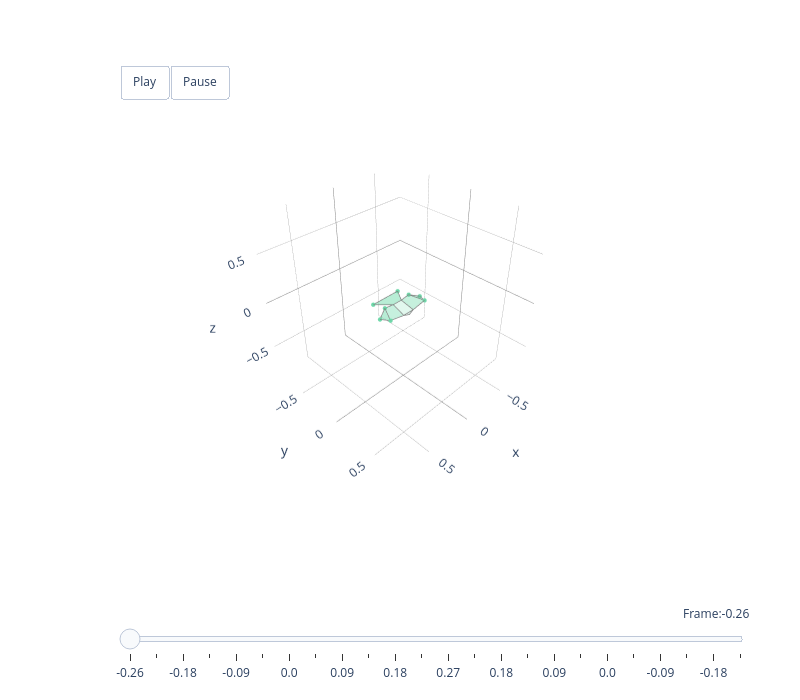
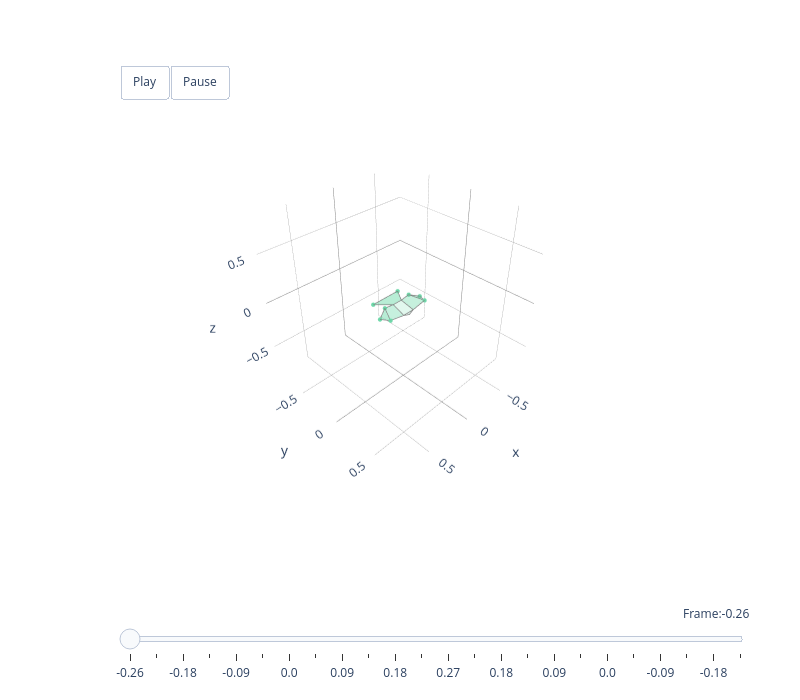

Notebook code cell kept with these figures, in order:
### Markdown cell above
### Mode 2 — Wing Spreading (~25% variance)

The second mode captures wing extension and retraction — the transition between spread and tucked postures. Together with Mode 1, these two modes account for ~92% of variance.

### Code cell
animate_mode(2, hawk3d, principal_components, scores, mu, colour_list,
             sign_fn=apply_sign_conventions)

### Figure 1 — Plotly figure (JSON) as saved in the notebook; plotly's stock layout.template omitted (floating-point values rounded to 4 significant figures)
{"data": [{"color": "#6ED8A9", "hoverinfo": "none", "opacity": 0.5, "type": "mesh3d", "x": [-0.2513, -0.2146, -0.1496], "y": [-0.04021, 0.05376, -0.0843], "z": [-0.04089, -0.02237, 0.004601]}, {"hoverinfo": "name", "line": {"color": "grey", "width": 1.5}, "mode": "lines", "name": "left_handwing #6ED8A9", "type": "scatter3d", "x": [-0.2513, -0.2146, -0.1496, -0.2513], "y": [-0.04021, 0.05376, -0.0843, -0.04021], "z": [-0.04089, -0.02237, 0.004601, -0.04089]}, {"color": "#6ED8A9", "hoverinfo": "none", "opacity": 0.5, "type": "mesh3d", "x": [0.2513, 0.2146, 0.1496], "y": [-0.04021, 0.05376, -0.0843], "z": [-0.04089, -0.02237, 0.004601]}, {"hoverinfo": "name", "line": {"color": "grey", "width": 1.5}, "mode": "lines", "name": "right_handwing #6ED8A9", "type": "scatter3d", "x": [0.2513, 0.2146, 0.1496, 0.2513], "y": [-0.04021, 0.05376, -0.0843, -0.04021], "z": [-0.04089, -0.02237, 0.004601, -0.04089]}, {"color": "#6ED8A9", "hoverinfo": "none", "opacity": 0.4, "type": "mesh3d", "x": [-0.2146, -0.1496, -0.05, -0.06], "y": [0.05376, -0.0843, -0.08, 0.06], "z": [-0.02237, 0.004601, -0.005, -0.045]}, {"hoverinfo": "name", "line": {"color": "grey", "width": 1.5}, "mode": "lines", "name": "left_armwing #6ED8A9", "type": "scatter3d", "x": [-0.2146, -0.1496, -0.05, -0.06, -0.2146], "y": [0.05376, -0.0843, -0.08, 0.06, 0.05376], "z": [-0.02237, 0.004601, -0.005, -0.045, -0.02237]}, {"color": "#6ED8A9", "hoverinfo": "none", "opacity": 0.4, "type": "mesh3d", "x": [0.2146, 0.1496, 0.05, 0.06], "y": [0.05376, -0.0843, -0.08, 0.06], "z": [-0.02237, 0.004601, -0.005, -0.045]}, {"hoverinfo": "name", "line": {"color": "grey", "width": 1.5}, "mode": "lines", "name": "right_armwing #6ED8A9", "type": "scatter3d", "x": [0.2146, 0.1496, 0.05, 0.06, 0.2146], "y": [0.05376, -0.0843, -0.08, 0.06, 0.05376], "z": [-0.02237, 0.004601, -0.005, -0.045, -0.02237]}, {"color": "#6ED8A9", "hoverinfo": "none", "opacity": 0.2, "type": "mesh3d", "x": [0.06, -0.06, -0.05, 0.05], "y": [0.06, 0.06, -0.08, -0.08], "z": [-0.045, -0.045, -0.005, -0.005]}, {"hoverinfo": "name", "line": {"color": "grey", "width": 1.5}, "mode": "lines", "name": "body #6ED8A9", "type": "scatter3d", "x": [0.06, -0.06, -0.05, 0.05, 0.06], "y": [0.06, 0.06, -0.08, -0.08, 0.06], "z": [-0.045, -0.045, -0.005, -0.005, -0.045]}, {"color": "#6ED8A9", "hoverinfo": "none", "opacity": 0.2, "type": "mesh3d", "x": [0.06, 3.743e-05, -0.06], "y": [0.06, 0.0705, 0.06], "z": [-0.045, -0.0617, -0.045]}, {"hoverinfo": "name", "line": {"color": "grey", "width": 1.5}, "mode": "lines", "name": "head #6ED8A9", "type": "scatter3d", "x": [0.06, 3.743e-05, -0.06, 0.06], "y": [0.06, 0.0705, 0.06, 0.06], "z": [-0.045, -0.0617, -0.045, -0.045]}, {"color": "#6ED8A9", "hoverinfo": "none", "opacity": 0.5, "type": "mesh3d", "x": [0.1538, -0.1538, -0.05, 0.05], "y": [-0.2323, -0.2323, -0.08, -0.08], "z": [-0.02934, -0.02934, -0.005, -0.005]}, {"hoverinfo": "name", "line": {"color": "grey", "width": 1.5}, "mode": "lines", "name": "tail #6ED8A9", "type": "scatter3d", "x": [0.1538, -0.1538, -0.05, 0.05, 0.1538], "y": [-0.2323, -0.2323, -0.08, -0.08, -0.2323], "z": [-0.02934, -0.02934, -0.005, -0.005, -0.02934]}, {"hoverinfo": "none", "marker": {"color": "#6ED8A9", "opacity": 1, "size": 2.5}, "mode": "markers", "type": "scatter3d", "x": [-0.2513, 0.2513, -0.2146, 0.2146, -0.1496, 0.1496, -0.1538, 0.1538], "y": [-0.04021, -0.04021, 0.05376, 0.05376, -0.0843, -0.0843, -0.2323, -0.2323], "z": [-0.04089, -0.04089, -0.02237, -0.02237, 0.004601, 0.004601, -0.02934, -0.02934]}], "layout": {"height": 700, "margin": {"b": 100, "l": 50, "r": 50, "t": 100}, "scene": {"aspectmode": "cube", "aspectratio": {"x": 1, "y": 1, "z": 1}, "camera": {"eye": {"x": 1.5, "y": 1.5, "z": 1.5}, "up": {"x": 0, "y": 0, "z": 1}}, "domain": {"x": [0, 1], "y": [0.1, 1]}, "xaxis": {"backgroundcolor": "white", "dtick": 0.5, "gridcolor": "grey", "gridwidth": 0.5, "range": [-0.842, 0.842], "showbackground": true, "tick0": 0, "zerolinecolor": "grey"}, "yaxis": {"backgroundcolor": "white", "dtick": 0.5, "gridcolor": "grey", "gridwidth": 0.5, "range": [-0.8882, 0.7958], "showbackground": true, "tick0": 0, "zerolinecolor": "grey"}, "zaxis": {"backgroundcolor": "white", "dtick": 0.5, "gridcolor": "grey", "gridwidth": 0.5, "range": [-0.842, 0.842], "showbackground": true, "tick0": 0, "zerolinecolor": "grey"}}, "showlegend": false, "sliders": [{"active": 0, "currentvalue": {"font": {"size": 12}, "prefix": "Frame:", "visible": true, "xanchor": "right"}, "len": 0.9, "pad": {"b": 10, "t": 50}, "steps": [{"args": [[0], {"frame": {"duration": 300, "redraw": true}, "mode": "immediate", "transition": {"duration": 300}}], "label": "-0.26", "method": "animate"}, {"args": [[1], {"frame": {"duration": 300, "redraw": true}, "mode": "immediate", "transition": {"duration": 300}}], "label": "-0.22", "method": "animate"}, {"args": [[2], {"frame": {"duration": 300, "redraw": true}, "mode": "immediate", "transition": {"duration": 300}}], "label": "-0.18", "method": "animate"}, {"args": [[3], {"frame": {"duration": 300, "redraw": true}, "mode": "immediate", "transition": {"duration": 300}}], "label": "-0.13", "method": "animate"}, {"args": [[4], {"frame": {"duration": 300, "redraw": true}, "mode": "immediate", "transition": {"duration": 300}}], "label": "-0.09", "method": "animate"}, {"args": [[5], {"frame": {"duration": 300, "redraw": true}, "mode": "immediate", "transition": {"duration": 300}}], "label": "-0.04", "method": "animate"}, {"args": [[6], {"frame": {"duration": 300, "redraw": true}, "mode": "immediate", "transition": {"duration": 300}}], "label": "0.0", "method": "animate"}, {"args": [[7], {"frame": {"duration": 300, "redraw": true}, "mode": "immediate", "transition": {"duration": 300}}], "label": "0.05", "method": "animate"}, {"args": [[8], {"frame": {"duration": 300, "redraw": true}, "mode": "immediate", "transition": {"duration": 300}}], "label": "0.09", "method": "animate"}, {"args": [[9], {"frame": {"duration": 300, "redraw": true}, "mode": "immediate", "transition": {"duration": 300}}], "label": "0.13", "method": "animate"}, {"args": [[10], {"frame": {"duration": 300, "redraw": true}, "mode": "immediate", "transition": {"duration": 300}}], "label": "0.18", "method": "animate"}, {"args": [[11], {"frame": {"duration": 300, "redraw": true}, "mode": "immediate", "transition": {"duration": 300}}], "label": "0.22", "method": "animate"}, {"args": [[12], {"frame": {"duration": 300, "redraw": true}, "mode": "immediate", "transition": {"duration": 300}}], "label": "0.27", "method": "animate"}, {"args": [[13], {"frame": {"duration": 300, "redraw": true}, "mode": "immediate", "transition": {"duration": 300}}], "label": "0.22", "method": "animate"}, {"args": [[14], {"frame": {"duration": 300, "redraw": true}, "mode": "immediate", "transition": {"duration": 300}}], "label": "0.18", "method": "animate"}, {"args": [[15], {"frame": {"duration": 300, "redraw": true}, "mode": "immediate", "transition": {"duration": 300}}], "label": "0.13", "method": "animate"}, {"args": [[16], {"frame": {"duration": 300, "redraw": true}, "mode": "immediate", "transition": {"duration": 300}}], "label": "0.09", "method": "animate"}, {"args": [[17], {"frame": {"duration": 300, "redraw": true}, "mode": "immediate", "transition": {"duration": 300}}], "label": "0.05", "method": "animate"}, {"args": [[18], {"frame": {"duration": 300, "redraw": true}, "mode": "immediate", "transition": {"duration": 300}}], "label": "0.0", "method": "animate"}, {"args": [[19], {"frame": {"duration": 300, "redraw": true}, "mode": "immediate", "transition": {"duration": 300}}], "label": "-0.04", "method": "animate"}, {"args": [[20], {"frame": {"duration": 300, "redraw": true}, "mode": "immediate", "transition": {"duration": 300}}], "label": "-0.09", "method": "animate"}, {"args": [[21], {"frame": {"duration": 300, "redraw": true}, "mode": "immediate", "transition": {"duration": 300}}], "label": "-0.13", "method": "animate"}, {"args": [[22], {"frame": {"duration": 300, "redraw": true}, "mode": "immediate", "transition": {"duration": 300}}], "label": "-0.18", "method": "animate"}, {"args": [[23], {"frame": {"duration": 300, "redraw": true}, "mode": "immediate", "transition": {"duration": 300}}], "label": "-0.22", "method": "animate"}], "transition": {"duration": 300, "easing": "cubic-in-out"}, "x": 0.1, "xanchor": "left", "y": 0, "yanchor": "top"}], "updatemenus": [{"buttons": [{"args": [null, {"frame": {"duration": 100, "redraw": true}, "mode": "immediate"}], "label": "Play", "method": "animate"}, {"args": [[null], {"frame": {"duration": 0, "redraw": true}, "mode": "immediate"}], "label": "Pause", "method": "animate"}], "direction": "left", "pad": {"r": 10, "t": 10}, "showactive": false, "type": "buttons", "x": 0.1, "xanchor": "left", "y": 1.1, "yanchor": "top"}], "width": 800}}

### Figure 2 — Plotly figure (JSON) as saved in the notebook; plotly's stock layout.template omitted (floating-point values rounded to 4 significant figures)
{"data": [{"color": "#6ED8A9", "hoverinfo": "none", "opacity": 0.5, "type": "mesh3d", "x": [-0.2513, -0.2146, -0.1496], "y": [-0.04021, 0.05376, -0.0843], "z": [-0.04089, -0.02237, 0.004601]}, {"hoverinfo": "name", "line": {"color": "grey", "width": 1.5}, "mode": "lines", "name": "left_handwing #6ED8A9", "type": "scatter3d", "x": [-0.2513, -0.2146, -0.1496, -0.2513], "y": [-0.04021, 0.05376, -0.0843, -0.04021], "z": [-0.04089, -0.02237, 0.004601, -0.04089]}, {"color": "#6ED8A9", "hoverinfo": "none", "opacity": 0.5, "type": "mesh3d", "x": [0.2513, 0.2146, 0.1496], "y": [-0.04021, 0.05376, -0.0843], "z": [-0.04089, -0.02237, 0.004601]}, {"hoverinfo": "name", "line": {"color": "grey", "width": 1.5}, "mode": "lines", "name": "right_handwing #6ED8A9", "type": "scatter3d", "x": [0.2513, 0.2146, 0.1496, 0.2513], "y": [-0.04021, 0.05376, -0.0843, -0.04021], "z": [-0.04089, -0.02237, 0.004601, -0.04089]}, {"color": "#6ED8A9", "hoverinfo": "none", "opacity": 0.4, "type": "mesh3d", "x": [-0.2146, -0.1496, -0.05, -0.06], "y": [0.05376, -0.0843, -0.08, 0.06], "z": [-0.02237, 0.004601, -0.005, -0.045]}, {"hoverinfo": "name", "line": {"color": "grey", "width": 1.5}, "mode": "lines", "name": "left_armwing #6ED8A9", "type": "scatter3d", "x": [-0.2146, -0.1496, -0.05, -0.06, -0.2146], "y": [0.05376, -0.0843, -0.08, 0.06, 0.05376], "z": [-0.02237, 0.004601, -0.005, -0.045, -0.02237]}, {"color": "#6ED8A9", "hoverinfo": "none", "opacity": 0.4, "type": "mesh3d", "x": [0.2146, 0.1496, 0.05, 0.06], "y": [0.05376, -0.0843, -0.08, 0.06], "z": [-0.02237, 0.004601, -0.005, -0.045]}, {"hoverinfo": "name", "line": {"color": "grey", "width": 1.5}, "mode": "lines", "name": "right_armwing #6ED8A9", "type": "scatter3d", "x": [0.2146, 0.1496, 0.05, 0.06, 0.2146], "y": [0.05376, -0.0843, -0.08, 0.06, 0.05376], "z": [-0.02237, 0.004601, -0.005, -0.045, -0.02237]}, {"color": "#6ED8A9", "hoverinfo": "none", "opacity": 0.2, "type": "mesh3d", "x": [0.06, -0.06, -0.05, 0.05], "y": [0.06, 0.06, -0.08, -0.08], "z": [-0.045, -0.045, -0.005, -0.005]}, {"hoverinfo": "name", "line": {"color": "grey", "width": 1.5}, "mode": "lines", "name": "body #6ED8A9", "type": "scatter3d", "x": [0.06, -0.06, -0.05, 0.05, 0.06], "y": [0.06, 0.06, -0.08, -0.08, 0.06], "z": [-0.045, -0.045, -0.005, -0.005, -0.045]}, {"color": "#6ED8A9", "hoverinfo": "none", "opacity": 0.2, "type": "mesh3d", "x": [0.06, 3.743e-05, -0.06], "y": [0.06, 0.0705, 0.06], "z": [-0.045, -0.0617, -0.045]}, {"hoverinfo": "name", "line": {"color": "grey", "width": 1.5}, "mode": "lines", "name": "head #6ED8A9", "type": "scatter3d", "x": [0.06, 3.743e-05, -0.06, 0.06], "y": [0.06, 0.0705, 0.06, 0.06], "z": [-0.045, -0.0617, -0.045, -0.045]}, {"color": "#6ED8A9", "hoverinfo": "none", "opacity": 0.5, "type": "mesh3d", "x": [0.1538, -0.1538, -0.05, 0.05], "y": [-0.2323, -0.2323, -0.08, -0.08], "z": [-0.02934, -0.02934, -0.005, -0.005]}, {"hoverinfo": "name", "line": {"color": "grey", "width": 1.5}, "mode": "lines", "name": "tail #6ED8A9", "type": "scatter3d", "x": [0.1538, -0.1538, -0.05, 0.05, 0.1538], "y": [-0.2323, -0.2323, -0.08, -0.08, -0.2323], "z": [-0.02934, -0.02934, -0.005, -0.005, -0.02934]}, {"hoverinfo": "none", "marker": {"color": "#6ED8A9", "opacity": 1, "size": 2.5}, "mode": "markers", "type": "scatter3d", "x": [-0.2513, 0.2513, -0.2146, 0.2146, -0.1496, 0.1496, -0.1538, 0.1538], "y": [-0.04021, -0.04021, 0.05376, 0.05376, -0.0843, -0.0843, -0.2323, -0.2323], "z": [-0.04089, -0.04089, -0.02237, -0.02237, 0.004601, 0.004601, -0.02934, -0.02934]}], "layout": {"height": 700, "margin": {"b": 100, "l": 50, "r": 50, "t": 100}, "scene": {"aspectmode": "cube", "aspectratio": {"x": 1, "y": 1, "z": 1}, "camera": {"eye": {"x": 1.5, "y": 1.5, "z": 1.5}, "up": {"x": 0, "y": 0, "z": 1}}, "domain": {"x": [0, 1], "y": [0.1, 1]}, "xaxis": {"backgroundcolor": "white", "dtick": 0.5, "gridcolor": "grey", "gridwidth": 0.5, "range": [-0.842, 0.842], "showbackground": true, "tick0": 0, "zerolinecolor": "grey"}, "yaxis": {"backgroundcolor": "white", "dtick": 0.5, "gridcolor": "grey", "gridwidth": 0.5, "range": [-0.8882, 0.7958], "showbackground": true, "tick0": 0, "zerolinecolor": "grey"}, "zaxis": {"backgroundcolor": "white", "dtick": 0.5, "gridcolor": "grey", "gridwidth": 0.5, "range": [-0.842, 0.842], "showbackground": true, "tick0": 0, "zerolinecolor": "grey"}}, "showlegend": false, "sliders": [{"active": 0, "currentvalue": {"font": {"size": 12}, "prefix": "Frame:", "visible": true, "xanchor": "right"}, "len": 0.9, "pad": {"b": 10, "t": 50}, "steps": [{"args": [[0], {"frame": {"duration": 300, "redraw": true}, "mode": "immediate", "transition": {"duration": 300}}], "label": "-0.26", "method": "animate"}, {"args": [[1], {"frame": {"duration": 300, "redraw": true}, "mode": "immediate", "transition": {"duration": 300}}], "label": "-0.22", "method": "animate"}, {"args": [[2], {"frame": {"duration": 300, "redraw": true}, "mode": "immediate", "transition": {"duration": 300}}], "label": "-0.18", "method": "animate"}, {"args": [[3], {"frame": {"duration": 300, "redraw": true}, "mode": "immediate", "transition": {"duration": 300}}], "label": "-0.13", "method": "animate"}, {"args": [[4], {"frame": {"duration": 300, "redraw": true}, "mode": "immediate", "transition": {"duration": 300}}], "label": "-0.09", "method": "animate"}, {"args": [[5], {"frame": {"duration": 300, "redraw": true}, "mode": "immediate", "transition": {"duration": 300}}], "label": "-0.04", "method": "animate"}, {"args": [[6], {"frame": {"duration": 300, "redraw": true}, "mode": "immediate", "transition": {"duration": 300}}], "label": "0.0", "method": "animate"}, {"args": [[7], {"frame": {"duration": 300, "redraw": true}, "mode": "immediate", "transition": {"duration": 300}}], "label": "0.05", "method": "animate"}, {"args": [[8], {"frame": {"duration": 300, "redraw": true}, "mode": "immediate", "transition": {"duration": 300}}], "label": "0.09", "method": "animate"}, {"args": [[9], {"frame": {"duration": 300, "redraw": true}, "mode": "immediate", "transition": {"duration": 300}}], "label": "0.13", "method": "animate"}, {"args": [[10], {"frame": {"duration": 300, "redraw": true}, "mode": "immediate", "transition": {"duration": 300}}], "label": "0.18", "method": "animate"}, {"args": [[11], {"frame": {"duration": 300, "redraw": true}, "mode": "immediate", "transition": {"duration": 300}}], "label": "0.22", "method": "animate"}, {"args": [[12], {"frame": {"duration": 300, "redraw": true}, "mode": "immediate", "transition": {"duration": 300}}], "label": "0.27", "method": "animate"}, {"args": [[13], {"frame": {"duration": 300, "redraw": true}, "mode": "immediate", "transition": {"duration": 300}}], "label": "0.22", "method": "animate"}, {"args": [[14], {"frame": {"duration": 300, "redraw": true}, "mode": "immediate", "transition": {"duration": 300}}], "label": "0.18", "method": "animate"}, {"args": [[15], {"frame": {"duration": 300, "redraw": true}, "mode": "immediate", "transition": {"duration": 300}}], "label": "0.13", "method": "animate"}, {"args": [[16], {"frame": {"duration": 300, "redraw": true}, "mode": "immediate", "transition": {"duration": 300}}], "label": "0.09", "method": "animate"}, {"args": [[17], {"frame": {"duration": 300, "redraw": true}, "mode": "immediate", "transition": {"duration": 300}}], "label": "0.05", "method": "animate"}, {"args": [[18], {"frame": {"duration": 300, "redraw": true}, "mode": "immediate", "transition": {"duration": 300}}], "label": "0.0", "method": "animate"}, {"args": [[19], {"frame": {"duration": 300, "redraw": true}, "mode": "immediate", "transition": {"duration": 300}}], "label": "-0.04", "method": "animate"}, {"args": [[20], {"frame": {"duration": 300, "redraw": true}, "mode": "immediate", "transition": {"duration": 300}}], "label": "-0.09", "method": "animate"}, {"args": [[21], {"frame": {"duration": 300, "redraw": true}, "mode": "immediate", "transition": {"duration": 300}}], "label": "-0.13", "method": "animate"}, {"args": [[22], {"frame": {"duration": 300, "redraw": true}, "mode": "immediate", "transition": {"duration": 300}}], "label": "-0.18", "method": "animate"}, {"args": [[23], {"frame": {"duration": 300, "redraw": true}, "mode": "immediate", "transition": {"duration": 300}}], "label": "-0.22", "method": "animate"}], "transition": {"duration": 300, "easing": "cubic-in-out"}, "x": 0.1, "xanchor": "left", "y": 0, "yanchor": "top"}], "updatemenus": [{"buttons": [{"args": [null, {"frame": {"duration": 100, "redraw": true}, "mode": "immediate"}], "label": "Play", "method": "animate"}, {"args": [[null], {"frame": {"duration": 0, "redraw": true}, "mode": "immediate"}], "label": "Pause", "method": "animate"}], "direction": "left", "pad": {"r": 10, "t": 10}, "showactive": false, "type": "buttons", "x": 0.1, "xanchor": "left", "y": 1.1, "yanchor": "top"}], "width": 800}}
